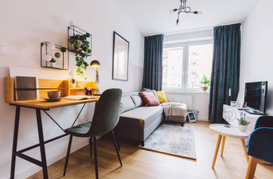
#> input picture ReflectionCalculation/noLight_scenario1.png, 273 x 179 px, shrunk from 577 x 377 before the run
$ jupyter execute LightPostionTracker.ipynb   (text cells are left out)
#> lines starting #> are read from the running program, lines starting #| are printed output that depends on the picture; after the words box and inside, x2 and y2 are one past the last pixel; in counts of white or black regions, pixels touching at a corner belong together; pictures that were not available may be replaced by others from this repository, and a replacement may not be noted
[cell 1]
import cv2


# Load the images
imageA1 = cv2.imread('noLight_scenario1.png')  # Image without sunlight
#> imageA1 is the input picture: shape (179, 273, 3); mean B, G, R 155.4, 158.5, 168.5
imageB1 = cv2.imread('yesLight_scenario1.png')  # Image with sunlight
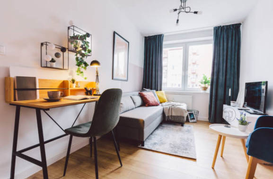
#> input picture ReflectionCalculation/yesLight_scenario1.png, 273 x 179 px, shrunk from 577 x 377 before the run
#> imageB1 is the input picture: shape (179, 273, 3); mean B, G, R 156.1, 159.1, 169.3

imageA2 = cv2.imread('noLight_scenario2.png')  # Image without sunlight
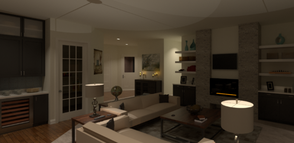
#> input picture ReflectionCalculation/noLight_scenario2.png, 294 x 143 px, shrunk from 621 x 301 before the run
#> imageA2 is the input picture: shape (143, 294, 3); mean B, G, R 39.7, 53, 63.5
imageB2 = cv2.imread('yesLight_scenario2.png')  # Image with sunlight
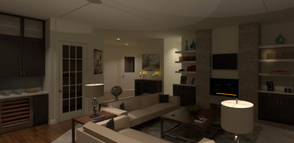
#> input picture ReflectionCalculation/yesLight_scenario2.png, 294 x 143 px, shrunk from 621 x 301 before the run
#> imageB2 is the input picture: shape (143, 294, 3); mean B, G, R 39.9, 53, 63.9

imageA3 = cv2.imread('noLight_scenario3.png')  # Image without sunlight
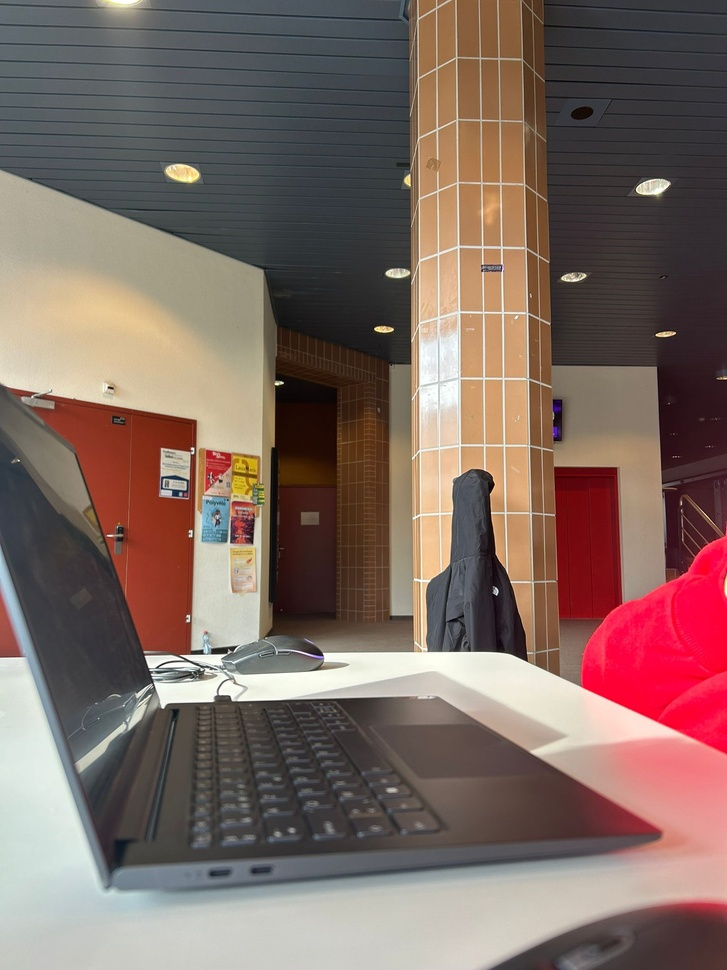
#> input picture ReflectionCalculation/noLight_scenario3.jpg, 727 x 970 px, shrunk from 1536 x 2048 before the run, given in place of noLight_scenario3.png, which was not available
#> imageA3 is the input picture: shape (970, 727, 3); mean B, G, R 98.3, 105.6, 126.9
imageB3 = cv2.imread('yesLight_scenario3.png')  # Image with sunlight
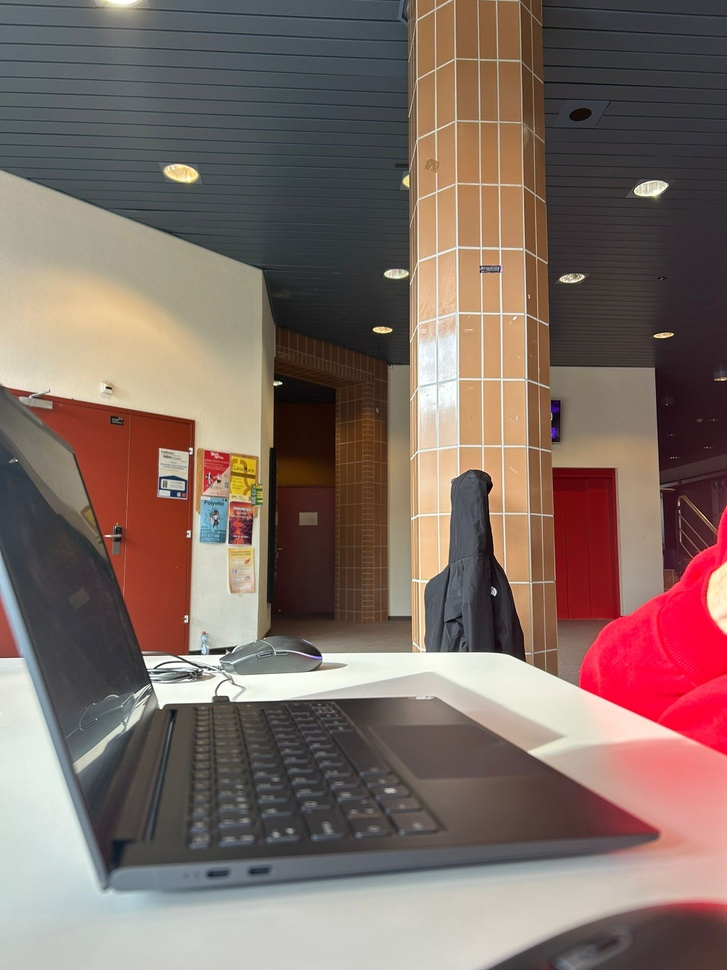
#> input picture ReflectionCalculation/yesLight_scenario3.jpg, 727 x 970 px, shrunk from 1536 x 2048 before the run, given in place of yesLight_scenario3.png, which was not available
#> imageB3 is the input picture: shape (970, 727, 3); mean B, G, R 101, 108, 127.7

[cell 2]
grayA1 = cv2.cvtColor(imageA1, cv2.COLOR_BGR2GRAY)
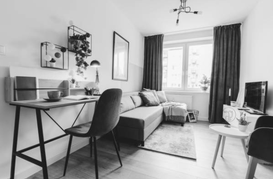
#> grayA1: shape (179, 273); min 17, max 251, mean 161.1
grayB1 = cv2.cvtColor(imageB1, cv2.COLOR_BGR2GRAY)

grayA2 = cv2.cvtColor(imageA2, cv2.COLOR_BGR2GRAY)
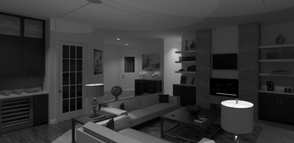
#> grayA2: shape (143, 294); min 0, max 252, mean 54.6
grayB2 = cv2.cvtColor(imageB2, cv2.COLOR_BGR2GRAY)

grayA3 = cv2.cvtColor(imageA2, cv2.COLOR_BGR2GRAY)
grayB3 = cv2.cvtColor(imageB2, cv2.COLOR_BGR2GRAY)

[cell 3]
diff1 = cv2.absdiff(grayA1, grayB1)

diff2 = cv2.absdiff(grayA2, grayB2)
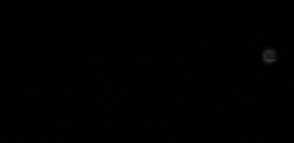
#> diff2: shape (143, 294); min 0, max 57, mean 0.8

diff3 = cv2.absdiff(grayA3, grayB3)

cv2.imshow("Difference Image (Grayscale)", diff1)  # Show grayscale difference

[cell 4]
_, thresh1 = cv2.threshold(diff1, 50, 255, cv2.THRESH_BINARY)
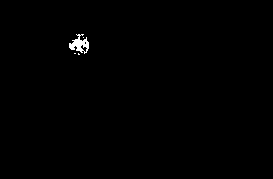
#> thresh1: shape (179, 273); 0.42% white; 4 white regions (3 under 20 px), largest, box (x1, y1, x2, y2) and area: (69, 34, 89, 54) 201

_, thresh2 = cv2.threshold(diff2, 50, 255, cv2.THRESH_BINARY)
#> thresh2: shape (143, 294); 0.01% white in thin lines or dots, all inside (x1, y1, x2, y2) = (267, 60, 272, 61)

_, thresh3 = cv2.threshold(diff3, 50, 255, cv2.THRESH_BINARY)

cv2.imshow("Thresholded Image", thresh1)  # Show the result after thresholding

[cell 5]
# Find contours of the bright spot
contours, _ = cv2.findContours(thresh1, cv2.RETR_EXTERNAL, cv2.CHAIN_APPROX_SIMPLE)
#> contours = 4 contours, 3 with area under 20; largest, box (x1, y1, x2, y2) and area: (69, 34, 89, 54) 176

# Assuming the largest contour corresponds to the sunlight spot
if contours:
    largest_contour = max(contours, key=cv2.contourArea)
#> largest_contour = contour of 58 points, box (x1, y1, x2, y2) (69, 34, 89, 54), area 176

    # Get the bounding box of the spot
    x, y, w, h = cv2.boundingRect(largest_contour)
#> x = 69; y = 34; w = 20; h = 20

    # Optionally, draw a rectangle around the detected spot
    result = imageB1.copy()
    cv2.rectangle(result, (x, y), (x + w, y + h), (0, 255, 0), 2)
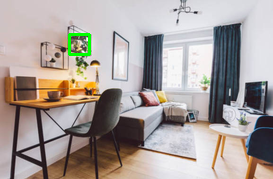
#> result: shape (179, 273, 3); 0.48% of pixels changed, all inside (x1, y1, x2, y2) = (68, 33, 91, 56)

    # Show the result
    cv2.imshow("Sunlight Spot", result)
    cv2.waitKey(0)
    cv2.destroyAllWindows()
